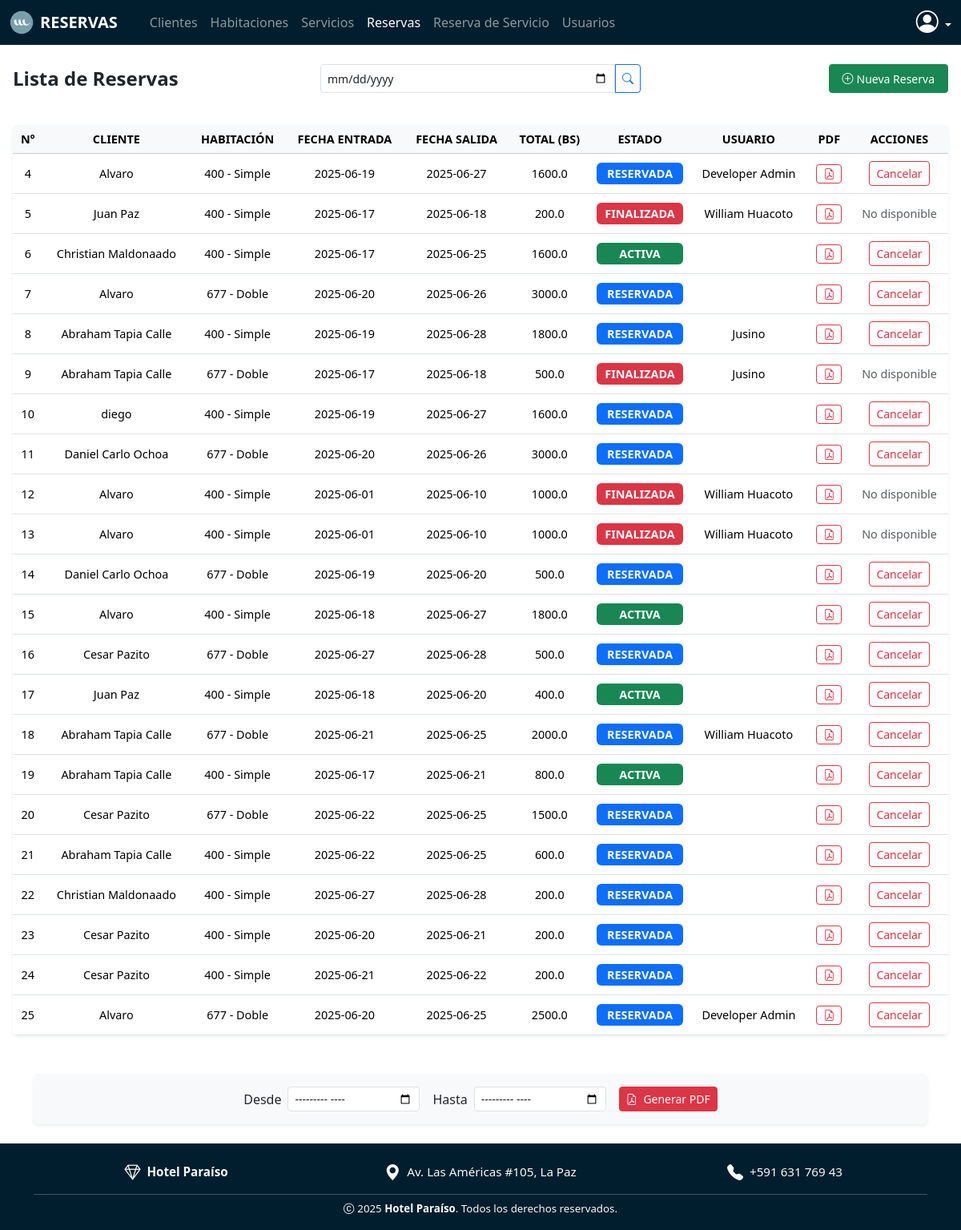
The app's page /reservas/ (signed in), older data.
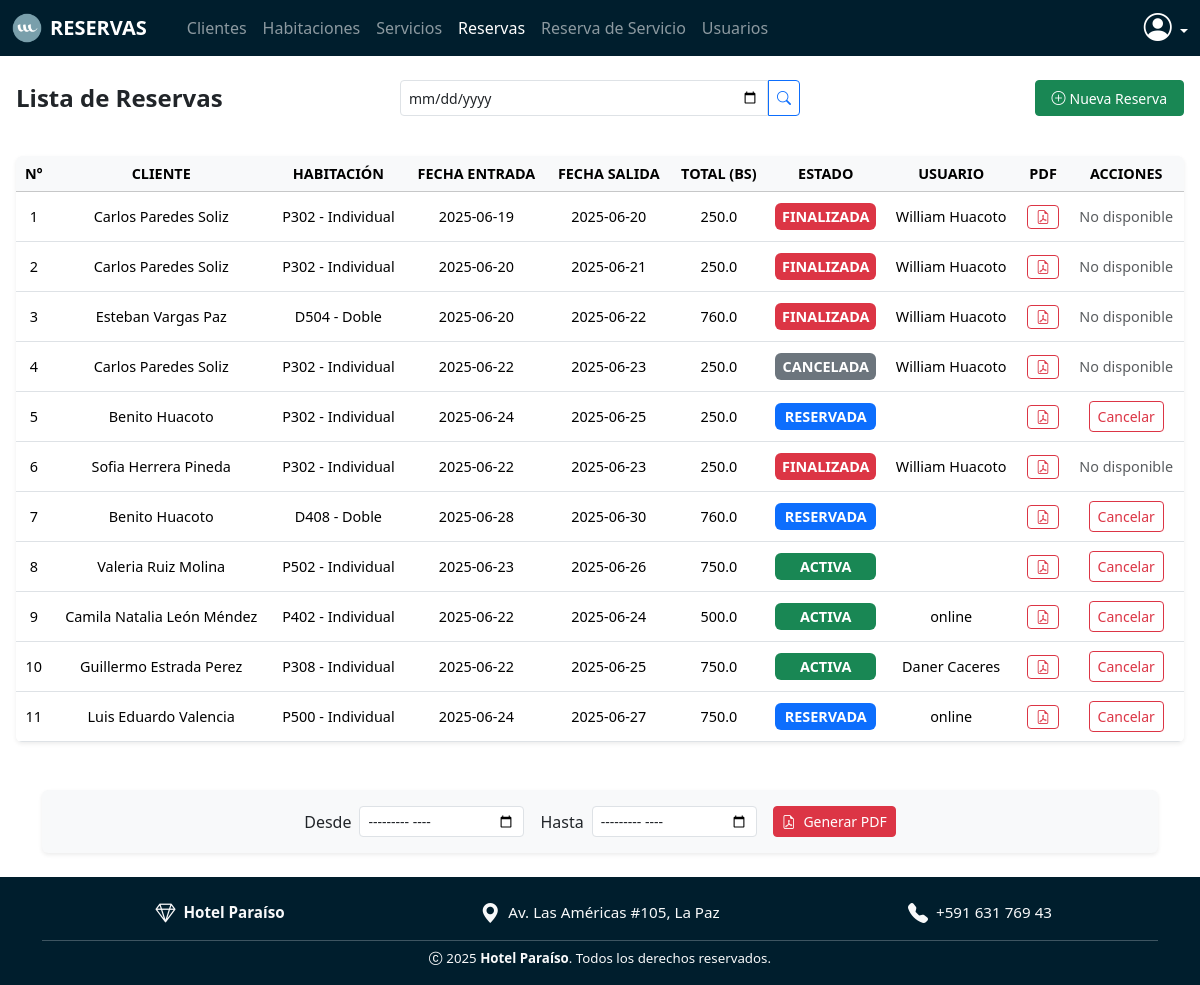
The same page, newer data.
### models/reserva_model.py (models this page shows, shortened)
class Reserva(db.Model):
    __tablename__ = 'reservas'
    id = db.Column(db.Integer, primary_key=True)
    cliente_id = db.Column(db.Integer, db.ForeignKey('clientes.id'), nullable=False)
    habitacion_id = db.Column(db.Integer, db.ForeignKey('habitaciones.id'), nullable=False)
    fecha_entrada = db.Column(db.Date, nullable=False)
    fecha_salida = db.Column(db.Date, nullable=False)
    estado = db.Column(db.String(20), nullable=False)
    total = db.Column(db.Float, nullable=False)
    usuario_id = db.Column(db.Integer, db.ForeignKey('usuarios.id'), nullable=False)  # CAMBIADO
    cliente = db.relationship('Cliente', back_populates='reservas')
    habitacion = db.relationship('Habitacion', back_populates='reservas')
    usuario = db.relationship('Usuario')  # NUEVA RELACIÓN
    res_servicios = db.relationship('ReservaServicio', back_populates='reserva', cascade="all, delete-orphan")
    @staticmethod
    def get_all():
        return Reserva.query.all()
    def delete(self):
        db.session.delete(self)
        db.session.commit()
    @staticmethod
    def actualizar_estados():
        hoy = date.today()
        reservas = Reserva.get_all()
        for reserva in reservas:
            if reserva.fecha_entrada == hoy and reserva.estado == 'RESERVADA':
                reserva.estado = 'ACTIVA'
                habitacion = Habitacion.get_by_id(reserva.habitacion_id)
                habitacion.estado = 'Ocupado'
                habitacion.save()
                reserva.save()
            elif reserva.fecha_salida == hoy and reserva.estado in ['RESERVADA', 'ACTIVA']:
                reserva.estado = 'FINALIZADA'
                habitacion = Habitacion.get_by_id(reserva.habitacion_id)
                habitacion.estado = 'Disponible'
                habitacion.save()
                reserva.save()

### models/cliente_model.py (models this page shows, shortened)
class Cliente(db.Model, UserMixin):
    __tablename__ = 'clientes'
    id = db.Column(db.Integer, primary_key=True)
    nombre = db.Column(db.String(150), nullable=False)
    documento = db.Column(db.String(50), unique=True, nullable=False)
    correo = db.Column(db.String(100), nullable=True)
    telefono = db.Column(db.String(20), nullable=True)
    reservas = db.relationship('Reserva', back_populates='cliente')
    @staticmethod
    def get_all():
        return Cliente.query.all()

### models/habitacion_model.py (models this page shows, shortened)
class Habitacion(db.Model):
    __tablename__ = 'habitaciones'
    id = db.Column(db.Integer, primary_key=True)
    numero = db.Column(db.String(10), nullable=False, unique=True)
    tipo = db.Column(db.String(50), nullable=False)  # Ej: "Simple", "Doble", "Suite"
    precio = db.Column(db.Float(11,2), nullable=False)
    estado = db.Column(db.String(20), nullable=False, default='Disponible')  # Ej: Disponible, Ocupada, Mantenimiento
    reservas = db.relationship('Reserva', back_populates='habitacion')
    @staticmethod
    def get_all():
        return Habitacion.query.all()

### models/usuario_model.py (models this page shows, shortened)
class Usuario(db.Model,UserMixin):
    __tablename__ = 'usuarios'
    id = db.Column(db.Integer, primary_key=True)
    nombre = db.Column(db.String(80), nullable=False)
    username = db.Column(db.String(20), nullable=False, unique=True)
    password = db.Column(db.String, nullable=False)
    rol = db.Column(db.String(20), nullable=False)

### controllers/reserva_controller.py (the view)
@reserva_bp.route('/')
@login_required
def index():
    Reserva.actualizar_estados()
    habitaciones = Habitacion.get_all()
    if hasattr(current_user, 'rol'):  # Usuario interno
        reservas = Reserva.get_all()
    else:  # Cliente
        reservas = Reserva.query.filter_by(cliente_id=current_user.id).all()
    clientes = Cliente.get_all()
    return reserva_view.list(reservas, clientes, habitaciones)

### run.py (called while the page is built)
@login_manager.user_loader
def load_user(user_id):
    tipo = session.get('tipo_usuario')  # puede ser 'cliente' o 'usuario'
    if tipo == 'cliente':
        return Cliente.query.get(int(user_id))
    elif tipo == 'usuario':
        return Usuario.query.get(int(user_id))
    return None

@app.context_processor
def inject_user_or_client():
    from flask_login import current_user
    if current_user.is_authenticated:
        if hasattr(current_user, 'rol'):
            return dict(usuario=current_user, cliente=None)
        else:
            return dict(usuario=None, cliente=current_user)
    return dict(usuario=None, cliente=None)

@app.context_processor
def inject_active_path():
    def is_active(path):
        return 'active' if request.path == path else ''
    return dict(is_active=is_active)

### views/reserva_view.py (called while the page is built)
def list(reservas,clientes,habitaciones):
    return render_template("reservas/index.html", reservas=reservas,clientes=clientes,habitaciones=habitaciones)

### templates/reservas/index.html (shortened to what the changed rows need)
{% extends 'sistema.html' %}
{% block content %}
<div class="table-responsive rounded shadow-sm mb-5">
  <table class="table table-hover align-middle text-center mb-0" style="font-size: 0.9rem;">
    <thead class="table-light text-dark fw-semibold text-uppercase">
      <tr class="text-nowrap">
        <th>N°</th>
        <th>Cliente</th>
        <th>Habitación</th>
        <th>Fecha Entrada</th>
        <th>Fecha Salida</th>
        <th>Total (Bs)</th>
        <th>Estado</th>
        {% if current_user.rol in ['administrador', 'recepcionista'] %}
        <th class="text-nowrap">Usuario</th>
        {% endif %}
        <th>PDF</th>
        <th>Acciones</th>
      </tr>
    </thead>
    <tbody>
      {% for reserva in reservas %}
      <tr class="text-nowrap {% if reserva.estado == 'CANCELADA' %} bg-danger  {% endif %}" style="height: 50px;">
        <td>{{ reserva.id }}</td>
        <td>{{ reserva.cliente.nombre }}</td>
        <td>{{ reserva.habitacion.numero }} - {{ reserva.habitacion.tipo }}</td>
        <td>{{ reserva.fecha_entrada }}</td>
        <td>{{ reserva.fecha_salida }}</td>
        <td>{{ reserva.total }}</td>
        <td>
          <span class="d-inline-block w-100 py-1 px-1 rounded text-white fw-semibold
            {% if reserva.estado == 'RESERVADA' %}bg-primary
            {% elif reserva.estado == 'ACTIVA' %}bg-success
            {% elif reserva.estado == 'CANCELADA' %}bg-secondary
            {% elif reserva.estado == 'FINALIZADA' %}bg-danger{% endif %}">
            {{ reserva.estado }}
          </span>
        </td>
        {% if current_user.rol in ['administrador', 'recepcionista'] %}
        <td>{{ reserva.usuario.nombre }}</td>
        {% endif %}
        <td>
          <a href="{{ url_for('reserva.generar_pdf', id=reserva.id) }}" class="btn btn-sm btn-outline-danger"
            target="_blank">
            <i class="bi bi-file-earmark-pdf"></i>
          </a>
        </td>
        <td>
          {% if reserva.estado not in ['FINALIZADA', 'CANCELADA'] %}
          <a href="{{ url_for('reserva.cancelar', id=reserva.id) }}" class="btn btn-sm btn-outline-danger"
            onclick="return confirm('¿Deseas cancelar esta reserva?');">
            Cancelar
          </a>
          {% else %}
          <span class="text-muted">No disponible</span>
          {% endif %}
        </td>
      </tr>
      {% endfor %}
    </tbody>
  </table>
</div>
{% endblock %}

Row changes from the older to the newer data that the page shows:
removed Reserva: id "12", cliente.nombre "Alvaro", habitacion.numero "400", habitacion.tipo "Simple", fecha_entrada "2025-06-01", fecha_salida "2025-06-10", total "1000.0", estado "FINALIZADA", usuario.nombre "William Huacoto", shows "No disponible"
removed Reserva: id "13", cliente.nombre "Alvaro", habitacion.numero "400", habitacion.tipo "Simple", fecha_entrada "2025-06-01", fecha_salida "2025-06-10", total "1000.0", estado "FINALIZADA", usuario.nombre "William Huacoto", shows "No disponible"
removed Reserva: id "14", cliente.nombre "Daniel Carlo Ochoa", habitacion.numero "677", habitacion.tipo "Doble", fecha_entrada "2025-06-19", fecha_salida "2025-06-20", total "500.0", estado "RESERVADA"
removed Reserva: id "15", cliente.nombre "Alvaro", habitacion.numero "400", habitacion.tipo "Simple", fecha_entrada "2025-06-18", fecha_salida "2025-06-27", total "1800.0", estado "ACTIVA"
removed Reserva: id "16", cliente.nombre "Cesar Pazito", habitacion.numero "677", habitacion.tipo "Doble", fecha_entrada "2025-06-27", fecha_salida "2025-06-28", total "500.0", estado "RESERVADA"
removed Reserva: id "17", cliente.nombre "Juan Paz", habitacion.numero "400", habitacion.tipo "Simple", fecha_entrada "2025-06-18", fecha_salida "2025-06-20", total "400.0", estado "ACTIVA"
removed Reserva: id "18", cliente.nombre "Abraham Tapia Calle", habitacion.numero "677", habitacion.tipo "Doble", fecha_entrada "2025-06-21", fecha_salida "2025-06-25", total "2000.0", estado "RESERVADA", usuario.nombre "William Huacoto"
removed Reserva: id "19", cliente.nombre "Abraham Tapia Calle", habitacion.numero "400", habitacion.tipo "Simple", fecha_entrada "2025-06-17", fecha_salida "2025-06-21", total "800.0", estado "ACTIVA"
removed Reserva: id "20", cliente.nombre "Cesar Pazito", habitacion.numero "677", habitacion.tipo "Doble", fecha_entrada "2025-06-22", fecha_salida "2025-06-25", total "1500.0", estado "RESERVADA"
removed Reserva: id "21", cliente.nombre "Abraham Tapia Calle", habitacion.numero "400", habitacion.tipo "Simple", fecha_entrada "2025-06-22", fecha_salida "2025-06-25", total "600.0", estado "RESERVADA"
removed Reserva: id "22", cliente.nombre "Christian Maldonaado", habitacion.numero "400", habitacion.tipo "Simple", fecha_entrada "2025-06-27", fecha_salida "2025-06-28", total "200.0", estado "RESERVADA"
removed Reserva: id "23", cliente.nombre "Cesar Pazito", habitacion.numero "400", habitacion.tipo "Simple", fecha_entrada "2025-06-20", fecha_salida "2025-06-21", total "200.0", estado "RESERVADA"
removed Reserva: id "24", cliente.nombre "Cesar Pazito", habitacion.numero "400", habitacion.tipo "Simple", fecha_entrada "2025-06-21", fecha_salida "2025-06-22", total "200.0", estado "RESERVADA"
removed Reserva: id "25", cliente.nombre "Alvaro", habitacion.numero "677", habitacion.tipo "Doble", fecha_entrada "2025-06-20", fecha_salida "2025-06-25", total "2500.0", estado "RESERVADA", usuario.nombre "Developer Admin"
added Reserva: id "1", cliente.nombre "Carlos Paredes Soliz", habitacion.numero "P302", habitacion.tipo "Individual", fecha_entrada "2025-06-19", fecha_salida "2025-06-20", total "250.0", estado "FINALIZADA", usuario.nombre "William Huacoto", shows "No disponible"
added Reserva: id "2", cliente.nombre "Carlos Paredes Soliz", habitacion.numero "P302", habitacion.tipo "Individual", fecha_entrada "2025-06-20", fecha_salida "2025-06-21", total "250.0", estado "FINALIZADA", usuario.nombre "William Huacoto", shows "No disponible"
added Reserva: id "3", cliente.nombre "Esteban Vargas Paz", habitacion.numero "D504", habitacion.tipo "Doble", fecha_entrada "2025-06-20", fecha_salida "2025-06-22", total "760.0", estado "FINALIZADA", usuario.nombre "William Huacoto", shows "No disponible"
changed Reserva id 4: cliente.nombre "Alvaro" → "Carlos Paredes Soliz"; habitacion.numero "400" → "P302"; habitacion.tipo "Simple" → "Individual"; fecha_entrada "2025-06-19" → "2025-06-22"; fecha_salida "2025-06-27" → "2025-06-23"; total "1600.0" → "250.0"; estado "RESERVADA" → "CANCELADA"; usuario.nombre "Developer Admin" → "William Huacoto"; estado "Cancelar" → "No disponible"
changed Reserva id 5: cliente.nombre "Juan Paz" → "Benito Huacoto"; habitacion.numero "400" → "P302"; habitacion.tipo "Simple" → "Individual"; fecha_entrada "2025-06-17" → "2025-06-24"; fecha_salida "2025-06-18" → "2025-06-25"; total "200.0" → "250.0"; estado "FINALIZADA" → "RESERVADA"; usuario.nombre "William Huacoto" → (not shown); estado "No disponible" → "Cancelar"
changed Reserva id 6: cliente.nombre "Christian Maldonaado" → "Sofia Herrera Pineda"; habitacion.numero "400" → "P302"; habitacion.tipo "Simple" → "Individual"; fecha_entrada "2025-06-17" → "2025-06-22"; fecha_salida "2025-06-25" → "2025-06-23"; total "1600.0" → "250.0"; estado "ACTIVA" → "FINALIZADA"; usuario.nombre (not shown) → "William Huacoto"; estado "Cancelar" → "No disponible"
changed Reserva id 7: cliente.nombre "Alvaro" → "Benito Huacoto"; habitacion.numero "677" → "D408"; fecha_entrada "2025-06-20" → "2025-06-28"; fecha_salida "2025-06-26" → "2025-06-30"; total "3000.0" → "760.0"
changed Reserva id 8: cliente.nombre "Abraham Tapia Calle" → "Valeria Ruiz Molina"; habitacion.numero "400" → "P502"; habitacion.tipo "Simple" → "Individual"; fecha_entrada "2025-06-19" → "2025-06-23"; fecha_salida "2025-06-28" → "2025-06-26"; total "1800.0" → "750.0"; estado "RESERVADA" → "ACTIVA"; usuario.nombre "Jusino" → (not shown)
changed Reserva id 9: cliente.nombre "Abraham Tapia Calle" → "Camila Natalia León Méndez"; habitacion.numero "677" → "P402"; habitacion.tipo "Doble" → "Individual"; fecha_entrada "2025-06-17" → "2025-06-22"; fecha_salida "2025-06-18" → "2025-06-24"; estado "FINALIZADA" → "ACTIVA"; usuario.nombre "Jusino" → "online"; estado "No disponible" → "Cancelar"
changed Reserva id 10: cliente.nombre "diego" → "Guillermo Estrada Perez"; habitacion.numero "400" → "P308"; habitacion.tipo "Simple" → "Individual"; fecha_entrada "2025-06-19" → "2025-06-22"; fecha_salida "2025-06-27" → "2025-06-25"; total "1600.0" → "750.0"; estado "RESERVADA" → "ACTIVA"; usuario.nombre (not shown) → "Daner Caceres"
changed Reserva id 11: cliente.nombre "Daniel Carlo Ochoa" → "Luis Eduardo Valencia"; habitacion.numero "677" → "P500"; habitacion.tipo "Doble" → "Individual"; fecha_entrada "2025-06-20" → "2025-06-24"; fecha_salida "2025-06-26" → "2025-06-27"; total "3000.0" → "750.0"; usuario.nombre (not shown) → "online"
